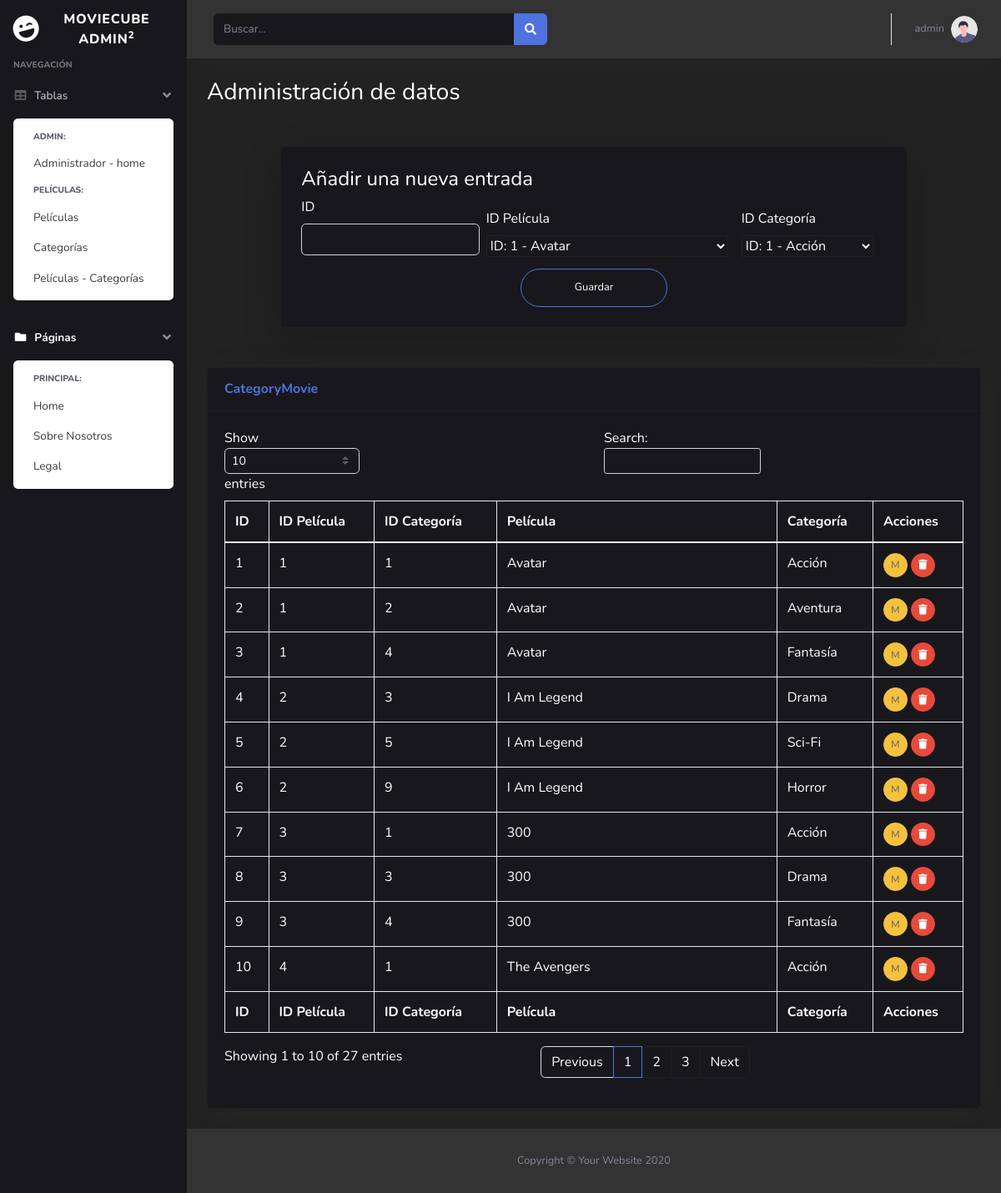
/admin/category_movie.php, run on the app's committed database.
### tables this page shows
CREATE TABLE IF NOT EXISTS `category_movie` (
  `id` INT UNSIGNED NOT NULL AUTO_INCREMENT,
  `id_movie` INT UNSIGNED NOT NULL,
  `id_category` INT UNSIGNED NOT NULL,
  PRIMARY KEY (`id`),
  CONSTRAINT `fk_category_movie_movie`
    FOREIGN KEY (`id_movie`)
    REFERENCES `movie` (`id`)
    ON DELETE NO ACTION
    ON UPDATE NO ACTION,
  CONSTRAINT `fk_category_movie_category1`
    FOREIGN KEY (`id_category`)
    REFERENCES `category` (`id`)
    ON DELETE NO ACTION
    ON UPDATE NO ACTION);

CREATE TABLE IF NOT EXISTS `movie` (
  `id` INT UNSIGNED NOT NULL AUTO_INCREMENT,
  `title` VARCHAR(45) NOT NULL,
  `release` DATE NULL,
  `poster` VARCHAR(200) NULL,
  `duration` VARCHAR(45) NULL,
  `rating` TINYINT UNSIGNED NULL,
  `description` VARCHAR(500) NOT NULL,
  `price` DECIMAL(10,2) NOT NULL,
  PRIMARY KEY (`id`));

CREATE TABLE IF NOT EXISTS `category` (
  `id` INT UNSIGNED NOT NULL AUTO_INCREMENT,
  `name` VARCHAR(45) NOT NULL,
  PRIMARY KEY (`id`));

### app/business/MovieBusiness.php (called while the page is built, shortened)
<?php
require_once __DIR__.'/../dataAccess/MovieDaoMySql.php';
class MovieBusiness
{
    private MovieDaoMySql $dao;
    public function __construct()
    {
        $this->dao = new MovieDaoMySql();
    }
    public function all(array $filter, bool $as_array = false, int $page = null){
        unset($filter['page']);
        try{
            $movies = $this->dao->all($filter, $as_array, $page);
        }
        catch(PDOException $e){
            throw new RedirectException("./500.php","Por el momento el sitio no está disponible. Nos disculpamos");
        }
        return $movies;
    }
}

### app/dataAccess/MovieDaoMySql.php (called while the page is built, shortened)
<?php
require_once __DIR__. '/../config/db.php';
class MovieDaoMySql extends Dao
{
    public function __construct()
    {
        global $con;
        $this->pdo = $con;
    }
    public function all(array $filter, bool $as_array = false, int $page = null){
        $sql = 'SELECT movie.id, movie.title, movie.release, movie.poster, movie.duration, movie.rating, movie.description, movie.price FROM movie';
        $bindings = [];
        $stmt = $this->pdo->prepare($sql);
        $stmt->execute($bindings);
        if($as_array){
            $movies = $stmt->fetchAll(PDO::FETCH_ASSOC);
        }
        else{
            $movies = $stmt->fetchAll(PDO::FETCH_CLASS,'Movie');
        }
        return $movies;
    }
}

### app/business/CategoryBusiness.php (called while the page is built, shortened)
<?php
require_once __DIR__.'/../dataAccess/CategoryDaoMySql.php';
class CategoryBusiness
{
    private CategoryDaoMySql $dao;
    public function __construct()
    {
        $this->dao = new CategoryDaoMySql();
    }
    public function all($array, $as_array = false){
        $categorys = $this->dao->all($array, $as_array);
        return $categorys;
    }
}

### app/dataAccess/CategoryDaoMySql.php (called while the page is built, shortened)
<?php
require_once __DIR__ . '/../config/db.php';
class CategoryDaoMySql extends Dao
{
    public function __construct()
    {
        global $con;
        $this->pdo = $con;
    }
    public function all($filter, $as_array = false)
    {
        $stmt = $this->pdo->prepare("SELECT * FROM category");
        if ($as_array) {
            $stmt->setFetchMode(PDO::FETCH_ASSOC);
        } else {
            $stmt->setFetchMode(PDO::FETCH_CLASS, 'Category');
        }
        $stmt->execute();
        $cats = $stmt->fetchAll();
        return $cats;
    }
}

### app/business/CategoryMovieBusiness.php (called while the page is built, shortened)
<?php
require_once __DIR__.'/../dataAccess/CategoryMovieDaoMySql.php';
class CategoryMovieBusiness
{
    private CategoryMovieDaoMySql $dao;
    public function __construct()
    {
        $this->dao = new CategoryMovieDaoMySql();
    }
    public function getMovieAndCategoryName(int $id = null, $includeOtherIds = false){
        return $this->dao->getMovieAndCategoryName($id, $includeOtherIds);
    }
}

### app/dataAccess/CategoryMovieDaoMySql.php (called while the page is built, shortened)
<?php
require_once __DIR__ . '/../config/db.php';
class CategoryMovieDaoMySql extends Dao
{
    public function __construct()
    {
        global $con;
        $this->pdo = $con;
    }
    public function getMovieAndCategoryName(int $id = null, $includeOtherIds = false){
        $otherIds = "";
        if($includeOtherIds){
            $otherIds = ", category_movie.id_movie, category_movie.id_category";
        }
        $sql = "SELECT category_movie.id $otherIds, movie.title, category.name FROM category_movie
        INNER JOIN category ON category_movie.id_category = category.id
        INNER JOIN movie ON category_movie.id_movie = movie.id";
        $stmt = $this->pdo->prepare($sql);
        $stmt->setFetchMode(PDO::FETCH_ASSOC);
        if($id!=null){
            $stmt->execute([$id]);
            $data = $stmt->fetch();
        }
        else {
            $stmt->execute();
            $data = $stmt->fetchAll();
        }
        return $data;
    }
}

### admin/category_movie.php (the view, shortened to what this page needs)
<!DOCTYPE html>
<html lang="es">
<?php include_once __DIR__ . '/./partials/head.php' ?>
<?php
$categoryMovieBusiness = new CategoryMovieBusiness();
$movieBusiness = new MovieBusiness();
$categoryBusiness = new CategoryBusiness();
$movieSelectData = $movieBusiness->all([],true);
$categorySelectData = $categoryBusiness->all([],true);
$columns = ["ID","ID Película","ID Categoría","Película","Categoría"];
$data = $categoryMovieBusiness->getMovieAndCategoryName(null, true);
$tablename = "CategoryMovie";
$url_table = "category_movie.php";
?>
<body id="page-top">
    <div id="wrapper">
        <?php include_once __DIR__ . '/./partials/sidebar.php' ?>
        <div id="content-wrapper" class="d-flex flex-column">
            <div id="content">
                <?php include_once __DIR__ . '/./partials/nav.php' ?>
                <div class="container-fluid">
                    <h1 class="h3 mb-2">Administración de datos</h1>
                    <div class="col-xl-10 col-lg-12 col-md-9 mx-auto">
                        <div class="card o-hidden border-0 shadow-lg my-5">
                            <div class="card-body p-4">
                                <h4>Añadir una nueva entrada</h4>
                                <form class="user" action='' method='POST'>
                                    <div class='d-flex '>
                                            <div class="form-group d-inline-block mr-2">
                                                <label>ID</label>
                                                <input type="number" class="form-control" value="<?php if(isset($mov)){echo $mov['id']; }?>" min='1'>
                                            </div>
                                            <div class="form-group d-inline-block mr-2 my-auto ">
                                                <label for='id_movie' class='d-block'>ID Película</label>
                                                <select class="form-select d-inline-block mr-2" name='id_movie' id='id_movie'>
                                                    <?php foreach($movieSelectData as $val): ?>
                                                        <option value="<?php echo $val['id'] ?>" <?php if(isset($mov)){if($mov['id_movie'] == $val['id']){echo "selected";} } ?> > <?php echo "ID: ".$val['id']." - " . $val['title'] ?></option>
                                                    <?php endforeach ?>
                                                </select>
                                            </div>
                                            <div class="form-group d-inline-block mr-2 my-auto">
                                                <label for='id_category' class='d-block'>ID Categoría</label>
                                                <select class=" form-select d-inline-block mr-2" name='id_category' id='id_category'>
                                                    <?php foreach($categorySelectData as $val): ?>
                                                        <option value="<?php echo $val['id'] ?>" <?php if(isset($mov)){if($mov['id_category'] == $val['id']){echo "selected";} } ?>  > <?php echo "ID: ".$val['id']." - " . $val['name'] ?></option>
                                                    <?php endforeach ?>
                                                </select>
                                            </div>
                                    </div>
                                    <input type='submit' name='SAVE' id='SAVE' class="btn w-25 mx-auto btn-primary btn-user btn-block" value="Guardar">
                                </form>
                            </div>
                        </div>
                    </div>
                    <?php include_once __DIR__ . '/./partials/table.php' ?>
                </div>
            </div>
            <?php include_once __DIR__ . '/./partials/footer.php' ?>
        </div>
    </div>
</body>
</html>

### admin/partials/table.php (shortened to what this page needs)
<div class="card shadow mb-4" data-bs-theme="dark">
    <div class="card-header py-3">
        <h6 class="m-0 font-weight-bold text-primary"><?php echo ucfirst($tablename) ?></h6>
    </div>
    <div class="card-body">
        <div class="table-responsive">
            <table class="table table-bordered" id="dataTable" width="100%" cellspacing="0">
                <thead>
                    <tr>
                        <?php foreach ($columns as $col): ?>
                            <th><?php echo $col ?></th>
                            <?php endforeach ?>
                            <th>Acciones</th>
                    </tr>
                </thead>
                <tfoot>
                    <tr>
                        <?php foreach ($columns as $col): ?>
                            <th><?php echo $col ?></th>
                            <?php endforeach ?>
                            <th>Acciones</th>
                    </tr>
                </tfoot>
                <tbody>
                    <?php foreach ($data as $d): ?>
                        <tr>
                            <?php foreach ($d as $val): ?>
                                <td><?php echo $val ?></td>
                                <?php endforeach ?>
                                <td><a href="<?php echo $url_table ."?edit=".$d['id'] ?>" class ='btn btn-warning btn-circle btn-sm text-dark'>M</a> <a href="<?php echo $url_table ."?del=".$d['id'] ?>" class='btn btn-danger btn-circle btn-sm'><i class="fas fa-trash"></i></a></td>
                        </tr>
                    <?php endforeach ?>
                </tbody>
            </table>
        </div>
    </div>
</div>

### data on the page
category_movie: val "1", id_movie.title "Avatar", id_category.name "Acción"
category_movie: val "2", id_movie "1", id_movie.title "Avatar", id_category.name "Aventura"
category_movie: id "3", id_movie "1", id_category "4", id_movie.title "Avatar", id_category.name "Fantasía"
category_movie: id "4", id_movie "2", id_category "3", id_movie.title "I Am Legend", id_category.name "Drama"
category_movie: val "5", id_movie "2", id_movie.title "I Am Legend", id_category.name "Sci-Fi"
category_movie: id "6", id_movie "2", id_category "9", id_movie.title "I Am Legend", id_category.name "Horror"
category_movie: id "7", id_movie "3", id_category "1", id_movie.title "300", id_category.name "Acción"
category_movie: id "8", val "3", id_movie.title "300", id_category.name "Drama"
category_movie: id "9", id_movie "3", id_category "4", id_movie.title "300", id_category.name "Fantasía"
category_movie: id "10", id_movie "4", id_category "1", id_movie.title "The Avengers", id_category.name "Acción"

### other printed values
$tablename "CategoryMovie"
$col "ID"
$col "ID Película"
$col "ID Categoría"
$col "Película"
$col "Categoría"
